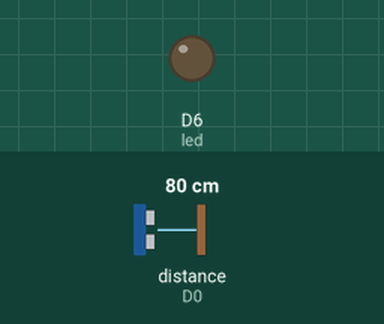
This sketch was run on a simulated ESP8266 (NodeMCU). Shown: output pins drawn as LEDs (lit = HIGH). Wiring (inferred from the names in the program): ultrasonic range finder: trigger D1; echo D0. The inputs (shaded band) are chosen by the test bench; at power-on: distance to the obstacle (sensor on D0) 80 cm. The echo pulse lasts 58.3 µs per cm; WiFi joins after 1.5 s; servers stay silent unless stated; no MQTT or app messages arrive unless stated; pins used as bus, display or sensor lines are not drawn; what the sketch prints to the serial monitor is not drawn.

Above: at 2.7 s.
2.8 s: distance to the obstacle (sensor on D0) set to 73 cm
At 3.6 s:
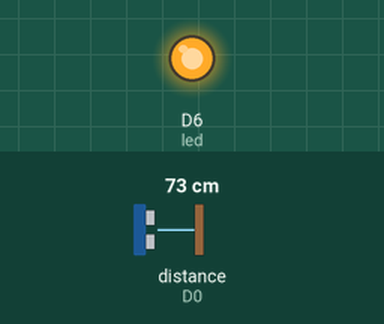
4.6 s: distance to the obstacle (sensor on D0) set to 120 cm
At 6.4 s:
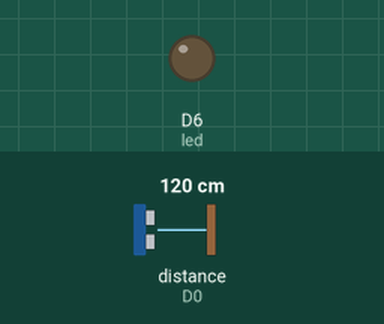
6.7 s: distance to the obstacle (sensor on D0) set to 2 cm
At 8.1 s:
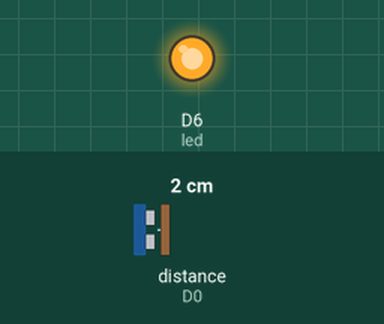
11.5 s: distance to the obstacle (sensor on D0) set to 250 cm
At 12.7 s:
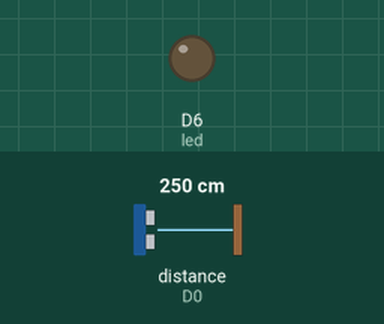
Timing chart, 0 to 14.5 s (numbered marks = the images above; inputs shaded):
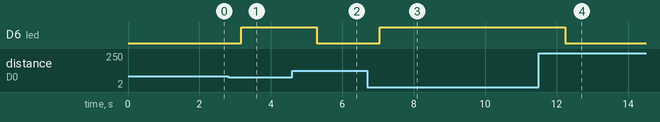

Measured:
- the behaviour switches between 78 and 77 cm on distance to the obstacle (sensor on D0) (found by bisection; images 0 and 1)
- after the input at 2.8 s, D6 (led): LOW → HIGH after 0.37 s
- after the input at 4.6 s, D6 (led): HIGH → LOW after 0.68 s
- after the input at 6.7 s, D6 (led): LOW → HIGH after 0.35 s
- after the input at 11.5 s, D6 (led): HIGH → LOW after 0.74 s

The sketch:

Sensor_Mqtt_wrong.ino
```cpp
// This example just provide basic function test;
// For more informations, please vist www.heltec.cn or mail to support@heltec.cn
#include <ESP8266WiFi.h>
#include <PubSubClient.h>
#include <Wire.h>

int counterDisconnect = 0;
int counterConnect = 0;
const int inRange = 4500;
const int trig = D1;
const int echo = D0;
const int led = D6;
const char* ssid = "Sona";
const char* password =  "cff7350a";
const char* mqttServer = "m23.cloudmqtt.com";
const int mqttPort = 15311;
const char* mqttUser = "xuorfeiq";
const char* mqttPassword = "e_Zn_HTQYEiz";

WiFiClient espClient;
PubSubClient client(espClient);
String str;

void setup() {
  pinMode(trig,OUTPUT);
  pinMode(led, OUTPUT);
  digitalWrite(trig,LOW);
  digitalWrite(led,LOW);

  Serial.begin(115200);
  setup_wifi();


  //Mqtt settings
  client.setServer(mqttServer, mqttPort);
  client.setCallback(callback);

  //client.publish("esp/test", "Hello from ESP8266");
  //client.subscribe("esp/test");

}

void loop() {

unsigned long t1;
unsigned long t2;
unsigned pulse_width;


digitalWrite(trig,HIGH);
delayMicroseconds(10);
digitalWrite(trig,LOW);

while(digitalRead(echo)==LOW);

t1 = micros();
while(digitalRead(echo)==HIGH);
t2=micros();

pulse_width = t2-t1;

if(inRange>pulse_width){
  counterConnect++;
  counterDisconnect = 0;
 //Mqtt connect to server
 if(counterConnect>=5){
  counterConnect = 0;
  while (!client.connected()) {
    Serial.println("Connecting to MQTT...");

    if (client.connect("ESP8266Client", mqttUser, mqttPassword )) {
      digitalWrite(led,HIGH);
      Serial.println("Connected");
      client.publish("esp/test", "Hello from ESP8266");
      client.subscribe("esp/test");
      client.subscribe("esp/test2");

    } else {

      Serial.print("failed with state ");
      Serial.print(client.state());
      delay(2000);

    }
  }
 }

  //kod för känna igen rörelse och LED tändning
}
if(inRange<pulse_width){
  counterDisconnect++;
  counterConnect = 0;
  if(counterDisconnect>=10&&client.connected()){
   digitalWrite(led,LOW);
   client.publish("esp/test2","Goodbye from ESP8266");
   client.disconnect();
   counterDisconnect = 0;
   Serial.println("Disconnected");
  }
}
client.loop();
delay(60);
}

void setup_wifi(){
  delay(50);
  // We start by connecting to a WiFi network
  Serial.println();
  Serial.print("Connecting to ");
  Serial.println(ssid);

  WiFi.begin(ssid, password);

  while (WiFi.status() != WL_CONNECTED) {
    delay(500);
    Serial.print(".");
  }

  Serial.println("");
  Serial.println("WiFi connected");
  Serial.println("IP address: ");
  Serial.println(WiFi.localIP());
}
void callback(char* topic, byte* payload, unsigned int length) {

  Serial.print("Message arrived in topic: ");
  Serial.println(topic);

  Serial.print("Message:");
  for (int i = 0; i < length; i++) {
    Serial.print((char)payload[i]);
  }

  Serial.println();
  Serial.println("-----------------------");

}

char* string2char(String command){
    if(command.length()!=0){
        char *p = const_cast<char*>(command.c_str());
        return p;
    }
}
```
